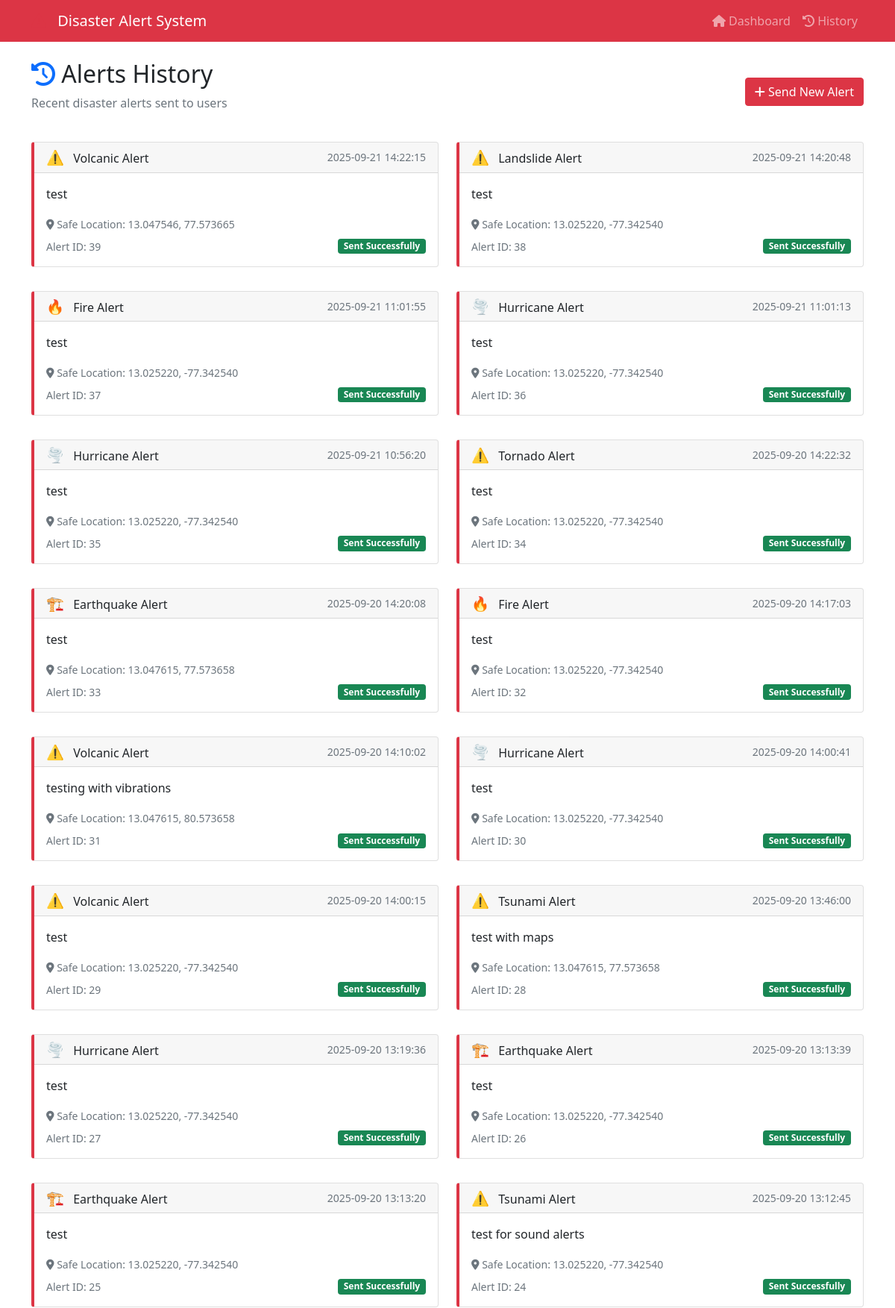
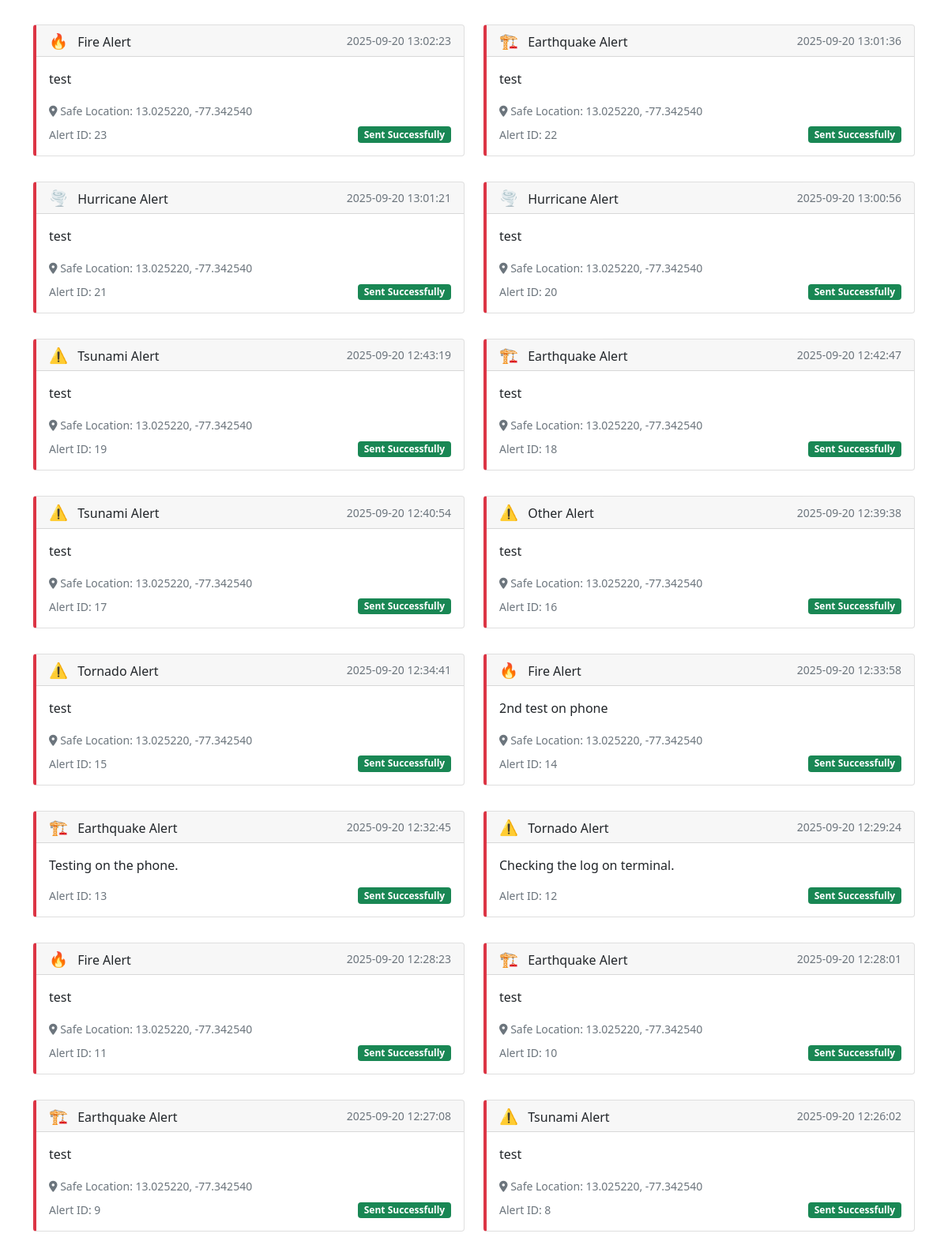
/alerts_history (upper part), run on the app's committed database (2 pictures, top to bottom).
### tables this page shows
CREATE TABLE alerts (
            id INTEGER PRIMARY KEY AUTOINCREMENT,
            disaster_type TEXT NOT NULL,
            message TEXT NOT NULL,
            latitude REAL,
            longitude REAL,
            timestamp DATETIME DEFAULT CURRENT_TIMESTAMP,
            status TEXT DEFAULT 'sent'
        );

### app.py (the view)
@app.route('/alerts_history')
def alerts_history():
    conn = sqlite3.connect('disaster_alerts.db')
    cursor = conn.cursor()
    cursor.execute('''
                   SELECT id, disaster_type, message, latitude, longitude, timestamp, status
                   FROM alerts
                   ORDER BY timestamp DESC
                   LIMIT 50
                   ''')
    alerts = cursor.fetchall()
    conn.close()
    return render_template('alerts_history.html', alerts=alerts)

### templates/alerts_history.html (shortened to what this page needs)
{% extends "base.html" %}
{% block content %}
<div class="row">
    <div class="col-12">
        <div class="d-flex justify-content-between align-items-center mb-4">
            <div>
                <h2>
                    <i class="fas fa-history text-primary"></i>
                    Alerts History
                </h2>
                <p class="text-muted">Recent disaster alerts sent to users</p>
            </div>
            <a href="{{ url_for('dashboard') }}" class="btn btn-danger">
                <i class="fas fa-plus"></i>
                Send New Alert
            </a>
        </div>
        {% if alerts %}
            <div class="row">
                {% for alert in alerts %}
                <div class="col-md-6 mb-3">
                    <div class="card alert-card">
                        <div class="card-header d-flex justify-content-between align-items-center">
                            <h6 class="mb-0">
                                {% if alert[1] == 'flood' %}
                                    <span class="disaster-icon">🌊</span>
                                {% elif alert[1] == 'fire' %}
                                    <span class="disaster-icon">🔥</span>
                                {% elif alert[1] == 'earthquake' %}
                                    <span class="disaster-icon">🏗️</span>
                                {% elif alert[1] == 'hurricane' %}
                                    <span class="disaster-icon">🌪️</span>
                                {% else %}
                                    <span class="disaster-icon">⚠️</span>
                                {% endif %}
                                {{ alert[1].title() }} Alert
                            </h6>
                            <small class="text-muted">{{ alert[5] }}</small>
                        </div>
                        <div class="card-body">
                            <p class="card-text">{{ alert[2] }}</p>
                            {% if alert[3] and alert[4] %}
                            <div class="mb-2">
                                <small class="text-muted">
                                    <i class="fas fa-map-marker-alt"></i>
                                    Safe Location: {{ "%.6f"|format(alert[3]) }}, {{ "%.6f"|format(alert[4]) }}
                                </small>
                            </div>
                            {% endif %}
                            <div class="d-flex justify-content-between align-items-center">
                                <small class="text-muted">
                                    Alert ID: {{ alert[0] }}
                                </small>
                                <span class="badge bg-{{ 'success' if alert[6] == 'sent_successfully' else 'warning' if alert[6] == 'sent' else 'danger' }}">
                                    {{ alert[6].replace('_', ' ').title() }}
                                </span>
                            </div>
                        </div>
                    </div>
                </div>
                {% endfor %}
            </div>
        {% endif %}
    </div>
</div>
{% endblock %}

### templates/base.html (shortened to what this page needs)
<!DOCTYPE html>
<html lang="en">
<head>
    <link href="https://cdn.jsdelivr.net/npm/bootstrap@5.1.3/dist/css/bootstrap.min.css" rel="stylesheet">
    <link rel="stylesheet" href="https://cdnjs.cloudflare.com/ajax/libs/font-awesome/6.0.0/css/all.min.css">
</head>
<body>
    <nav class="navbar navbar-expand-lg navbar-dark bg-danger">
        <div class="container">
            <a class="navbar-brand" href="{{ url_for('dashboard') }}">
                <i class="fas fa-exclamation-triangle"></i>
                Disaster Alert System
            </a>
            <div class="navbar-nav ms-auto">
                <a class="nav-link" href="{{ url_for('dashboard') }}">
                    <i class="fas fa-home"></i> Dashboard
                </a>
                <a class="nav-link" href="{{ url_for('alerts_history') }}">
                    <i class="fas fa-history"></i> History
                </a>
            </div>
        </div>
    </nav>
    <div class="container mt-4">
        {% block content %}{% endblock %}
    </div>
</body>
</html>

### templates/base.html (style rules this page uses)
.navbar-brand i { color: #dc3545; margin-right: 10px; }
.disaster-icon { font-size: 1.2em; margin-right: 8px; }
.alert-card { border-left: 4px solid #dc3545; margin-bottom: 1rem; }

### data on the page
alerts: disaster_type "Volcanic", timestamp "2025-09-21 14:22:15", message "test", latitude "13.047546", longitude "77.573665", id "39", status "Sent Successfully"
alerts: disaster_type "Landslide", timestamp "2025-09-21 14:20:48", message "test", latitude "13.025220", longitude "-77.342540", id "38", status "Sent Successfully"
alerts: disaster_type "Fire", timestamp "2025-09-21 11:01:55", message "test", latitude "13.025220", longitude "-77.342540", id "37", status "Sent Successfully"
alerts: disaster_type "Hurricane", timestamp "2025-09-21 11:01:13", message "test", latitude "13.025220", longitude "-77.342540", id "36", status "Sent Successfully"
alerts: disaster_type "Hurricane", timestamp "2025-09-21 10:56:20", message "test", latitude "13.025220", longitude "-77.342540", id "35", status "Sent Successfully"
alerts: disaster_type "Tornado", timestamp "2025-09-20 14:22:32", message "test", latitude "13.025220", longitude "-77.342540", id "34", status "Sent Successfully"
alerts: disaster_type "Earthquake", timestamp "2025-09-20 14:20:08", message "test", latitude "13.047615", longitude "77.573658", id "33", status "Sent Successfully"
alerts: disaster_type "Fire", timestamp "2025-09-20 14:17:03", message "test", latitude "13.025220", longitude "-77.342540", id "32", status "Sent Successfully"
alerts: disaster_type "Volcanic", timestamp "2025-09-20 14:10:02", message "testing with vibrations", latitude "13.047615", longitude "80.573658", id "31", status "Sent Successfully"
alerts: disaster_type "Hurricane", timestamp "2025-09-20 14:00:41", message "test", latitude "13.025220", longitude "-77.342540", id "30", status "Sent Successfully"
alerts: disaster_type "Volcanic", timestamp "2025-09-20 14:00:15", message "test", latitude "13.025220", longitude "-77.342540", id "29", status "Sent Successfully"
alerts: disaster_type "Tsunami", timestamp "2025-09-20 13:46:00", message "test with maps", latitude "13.047615", longitude "77.573658", id "28", status "Sent Successfully"
alerts: disaster_type "Hurricane", timestamp "2025-09-20 13:19:36", message "test", latitude "13.025220", longitude "-77.342540", id "27", status "Sent Successfully"
alerts: disaster_type "Earthquake", timestamp "2025-09-20 13:13:39", message "test", latitude "13.025220", longitude "-77.342540", id "26", status "Sent Successfully"
alerts: disaster_type "Earthquake", timestamp "2025-09-20 13:13:20", message "test", latitude "13.025220", longitude "-77.342540", id "25", status "Sent Successfully"
alerts: disaster_type "Tsunami", timestamp "2025-09-20 13:12:45", message "test for sound alerts", latitude "13.025220", longitude "-77.342540", id "24", status "Sent Successfully"
alerts: disaster_type "Fire", timestamp "2025-09-20 13:02:23", message "test", latitude "13.025220", longitude "-77.342540", id "23", status "Sent Successfully"
alerts: disaster_type "Earthquake", timestamp "2025-09-20 13:01:36", message "test", latitude "13.025220", longitude "-77.342540", id "22", status "Sent Successfully"
alerts: disaster_type "Hurricane", timestamp "2025-09-20 13:01:21", message "test", latitude "13.025220", longitude "-77.342540", id "21", status "Sent Successfully"
alerts: disaster_type "Hurricane", timestamp "2025-09-20 13:00:56", message "test", latitude "13.025220", longitude "-77.342540", id "20", status "Sent Successfully"
alerts: disaster_type "Tsunami", timestamp "2025-09-20 12:43:19", message "test", latitude "13.025220", longitude "-77.342540", id "19", status "Sent Successfully"
alerts: disaster_type "Earthquake", timestamp "2025-09-20 12:42:47", message "test", latitude "13.025220", longitude "-77.342540", id "18", status "Sent Successfully"
alerts: disaster_type "Tsunami", timestamp "2025-09-20 12:40:54", message "test", latitude "13.025220", longitude "-77.342540", id "17", status "Sent Successfully"
alerts: disaster_type "Other", timestamp "2025-09-20 12:39:38", message "test", latitude "13.025220", longitude "-77.342540", id "16", status "Sent Successfully"
alerts: disaster_type "Tornado", timestamp "2025-09-20 12:34:41", message "test", latitude "13.025220", longitude "-77.342540", id "15", status "Sent Successfully"
alerts: disaster_type "Fire", timestamp "2025-09-20 12:33:58", message "2nd test on phone", latitude "13.025220", longitude "-77.342540", id "14", status "Sent Successfully"
alerts: disaster_type "Earthquake", timestamp "2025-09-20 12:32:45", message "Testing on the phone.", id "13", status "Sent Successfully"
alerts: disaster_type "Tornado", timestamp "2025-09-20 12:29:24", message "Checking the log on terminal.", id "12", status "Sent Successfully"
alerts: disaster_type "Fire", timestamp "2025-09-20 12:28:23", message "test", latitude "13.025220", longitude "-77.342540", id "11", status "Sent Successfully"
alerts: disaster_type "Earthquake", timestamp "2025-09-20 12:28:01", message "test", latitude "13.025220", longitude "-77.342540", id "10", status "Sent Successfully"
alerts: disaster_type "Earthquake", timestamp "2025-09-20 12:27:08", message "test", latitude "13.025220", longitude "-77.342540", id "9", status "Sent Successfully"
alerts: disaster_type "Tsunami", timestamp "2025-09-20 12:26:02", message "test", latitude "13.025220", longitude "-77.342540", id "8", status "Sent Successfully"
